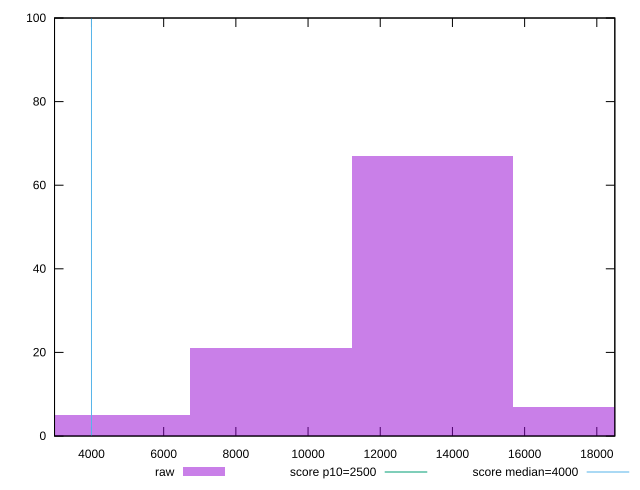

The script that saved this image:
reset

$raw <<EOF
4483.263989686125 5
13449.791969058373 67
8966.52797937225 21
17933.0559587445 7
EOF

set key outside below
set boxwidth 4483.263989686125
set xrange [2976.1799999999994:18499.047499999993]
set yrange [0:100]
set trange [0:100]
set style fill transparent solid 0.5 noborder

set parametric
set terminal svg size 640, 490 enhanced background rgb 'white'
set output "reports/report_00028_2021-02-24T12-49-42.674Z/largest-contentful-paint/samples/astro/raw/histogram.svg"

plot $raw title "raw" with boxes, \
     2500,t title "score p10=2500", \
     4000,t title "score median=4000"

reset
